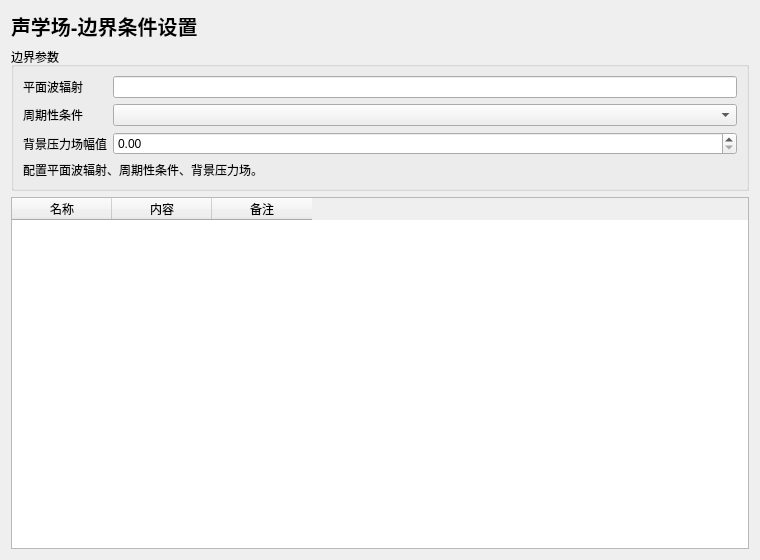
<?xml version="1.0" encoding="UTF-8"?>
<ui version="4.0">
 <class>AcousticBoundaryWidget</class>
 <widget class="QWidget" name="AcousticBoundaryWidget">
  <property name="geometry">
   <rect><x>0</x><y>0</y><width>760</width><height>560</height></rect>
  </property>
  <layout class="QVBoxLayout" name="verticalLayout">
   <item>
    <widget class="QLabel" name="titleLabel">
     <property name="styleSheet"><string notr="true">font-size: 20px; font-weight: 700;</string></property>
     <property name="text"><string>声学场-边界条件设置</string></property>
    </widget>
   </item>
   <item>
    <widget class="QGroupBox" name="mainGroupBox">
     <property name="title"><string>边界参数</string></property>
     <layout class="QFormLayout" name="formLayout">
      <item row="0" column="0"><widget class="QLabel" name="labelA"><property name="text"><string>平面波辐射</string></property></widget></item>
      <item row="0" column="1"><widget class="QLineEdit" name="lineEditA"/></item>
      <item row="1" column="0"><widget class="QLabel" name="labelB"><property name="text"><string>周期性条件</string></property></widget></item>
      <item row="1" column="1"><widget class="QComboBox" name="comboBoxB"/></item>
      <item row="2" column="0"><widget class="QLabel" name="labelC"><property name="text"><string>背景压力场幅值</string></property></widget></item>
      <item row="2" column="1"><widget class="QDoubleSpinBox" name="doubleSpinBoxC"/></item>
      <item row="3" column="0" colspan="2">
       <widget class="QLabel" name="descLabel">
        <property name="wordWrap"><bool>true</bool></property>
        <property name="text"><string>配置平面波辐射、周期性条件、背景压力场。</string></property>
       </widget>
      </item>
     </layout>
    </widget>
   </item>
   <item>
    <widget class="QTableWidget" name="tableWidget">
     <column><property name="text"><string>名称</string></property></column>
     <column><property name="text"><string>内容</string></property></column>
     <column><property name="text"><string>备注</string></property></column>
    </widget>
   </item>
  </layout>
 </widget>
 <resources/>
 <connections/>
</ui>
